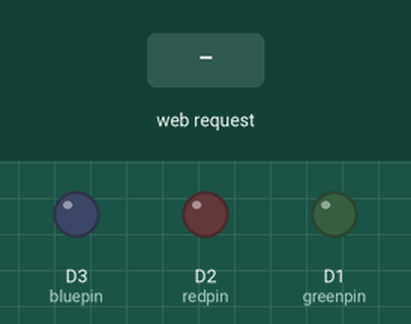
This sketch was run on a simulated ESP8266 (Wemos D1 mini). On the bench: output pins drawn as LEDs (lit = HIGH). Inputs (shaded band) come from the test bench. WiFi joins after 1.5 s; servers stay silent unless stated; what the sketch prints to the serial monitor is not drawn.

Above: at 2.7 s.
2.8 s: HTTP request GET /ZapnoutSvetlo received
At 3.7 s:
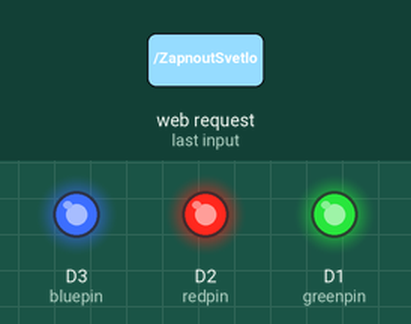
4.3 s: HTTP request GET /VypnoutSvetlo received
At 4.8 s:
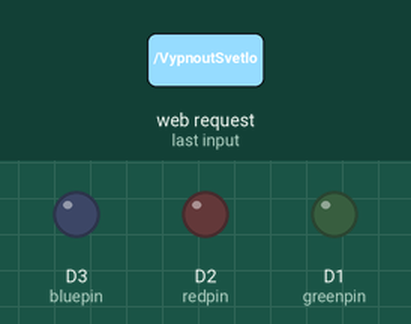
Timing chart, 0 to 7.3 s (numbered marks = the images above; inputs shaded):
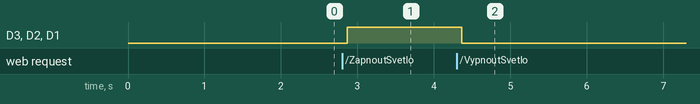

Measured:
- after the input at 2.8 s, D3 (bluepin), D2 (redpin), D1 (greenpin): LOW → HIGH after 0.07 s
- after the input at 4.3 s, D3 (bluepin), D2 (redpin), D1 (greenpin): HIGH → LOW after 0.07 s

The sketch:

WeMosD1Mini_Web_LEDSMD.ino
```cpp
#include <ESP8266WiFi.h>

// Nazev Wi-Fi site, do ktere se mam pripojit
const char* ssid = "CellarstoneDevicesWifi";

// Heslo Wi-Fi site, do ktere se mam pripojit
const char* password = "Cllrs123IoT456";

// Ma svitit lampicka?
bool svetlo = false;

// Webovy server pobezi na portu 80 (HTTP komunikace)
WiFiServer server(80);

int redpin = D2; //select the pin for the red LED
int bluepin = D3; // select the pin for the  blue LED
int greenpin = D1;// select the pin for the green LED


void setup() {
	pinMode(redpin, OUTPUT);
	pinMode(bluepin, OUTPUT);
	pinMode(greenpin, OUTPUT);


	// Nastartuj seriovou linku, do ktere budu vypisovat provozni informace
	Serial.begin(9600);

	// Nastav pin D1 na zapis a nastav nizkou hodnotu (LED dioda nesviti)
	digitalWrite(redpin, LOW);
	digitalWrite(bluepin, LOW);
	digitalWrite(greenpin, LOW);

	// Pripojeni k Wi-Fi
	Serial.println();
	Serial.print("Pripojuji k ");
	Serial.println(ssid);
	WiFi.begin(ssid, password);

	// Dokud nejsem pripojeny k Wi-Fi,zapisuj do seriove linky tecky progressbaru
	while (WiFi.status() != WL_CONNECTED) {
		delay(100);
		Serial.print(".");
	}

	// Jsem pripojeny k Wi-Fi a mohu pokracovat
	Serial.println();
	Serial.println("WiFi pripojena!");

	// Spusteni serveru
	server.begin();
	Serial.println("Server spusten");

	// Napis IP adresu, kterou mikropocitac dostal
	Serial.print("Pouzij k pripojeni tuto adresu: ");
	Serial.print("http://");
	Serial.println(WiFi.localIP());
}

void loop()
{
	// Pokud ma promenna svetlo hodnotu pravda, posli na pin D1 napeti a rozsvit LED diodu
	if (svetlo == true)
	{
		Serial.println(svetlo);
		digitalWrite(redpin, HIGH);
		digitalWrite(bluepin, HIGH);
		digitalWrite(greenpin, HIGH);
	}
	else
	{
		Serial.println(svetlo);
		digitalWrite(redpin, LOW);
		digitalWrite(bluepin, LOW);
		digitalWrite(greenpin, LOW);
	}

	// Cekej, dokud se nepripoji nejaky klient
	WiFiClient client = server.available();
	if (!client) {
		return;
	}

	// Cekej, dokud klient neposle nejaka data
	Serial.println("Novy klient!");
	while (!client.available()) {
		delay(1);
	}

	// Precti a vypis prvni radek od klienta s URL dotazem
	String request = client.readStringUntil('\r');
	Serial.println(request);
	client.flush();

	// Pokud je v radku vyraz ZapnoutSvetlo, nastav promennou svetlo na pravdu
	if (request.indexOf("ZapnoutSvetlo") > -1) svetlo = true;
	// Pokud je v radku vyraz VypnoutSvetlo, nastav promennou svetlo na nepravdu
	if (request.indexOf("VypnoutSvetlo") > -1) svetlo = false;

	// Posli pripojenemu klientu HTML kod stranky s tlacitky
	client.println("HTTP/1.1 200 OK");
	client.println("Content-Type: text/html");
	client.println("");
	client.println("<!DOCTYPE html>");
	client.println("<html><body>");
	client.print("<h1>WM002 - LED SMD</h2>");
	// Tlacitko pro zapnuti lampicky vede na adresu /ZapnoutSvetlo
	client.println("<a href=\"/ZapnoutSvetlo\"><button>Zapni svetlo</button></a>");
	// Tlacitko pro vypnuti lampicky vede na adresu /VypnoutSvetlo
	client.println("<a href=\"/VypnoutSvetlo\"><button>Vypni svetlo</button></a><br />");
	client.println("</body></html>");

	// To je vse, ted jeste 1 ms pockam a cela smycka se muze zopakovat
	delay(1);
	Serial.println("Klient odpojen");
	Serial.println("");
}
```
